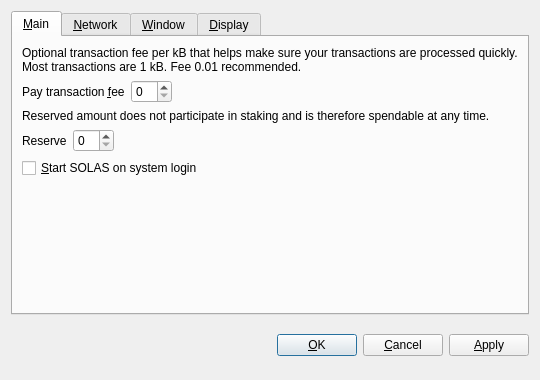
<?xml version="1.0" encoding="UTF-8"?>
<ui version="4.0">
 <class>OptionsDialog</class>
 <widget class="QDialog" name="OptionsDialog">
  <property name="geometry">
   <rect>
    <x>0</x>
    <y>0</y>
    <width>540</width>
    <height>380</height>
   </rect>
  </property>
  <property name="windowTitle">
   <string>Options</string>
  </property>
  <property name="modal">
   <bool>true</bool>
  </property>
  <layout class="QVBoxLayout" name="verticalLayout">
   <item>
    <widget class="QTabWidget" name="tabWidget">
     <property name="tabPosition">
      <enum>QTabWidget::North</enum>
     </property>
     <property name="currentIndex">
      <number>0</number>
     </property>
     <widget class="QWidget" name="tabMain">
      <attribute name="title">
       <string>&amp;Main</string>
      </attribute>
      <layout class="QVBoxLayout" name="verticalLayout_Main">
       <item>
        <widget class="QLabel" name="transactionFeeInfoLabel">
         <property name="text">
          <string>Optional transaction fee per kB that helps make sure your transactions are processed quickly. Most transactions are 1 kB. Fee 0.01 recommended.</string>
         </property>
         <property name="textFormat">
          <enum>Qt::PlainText</enum>
         </property>
         <property name="wordWrap">
          <bool>true</bool>
         </property>
        </widget>
       </item>
       <item>
        <layout class="QHBoxLayout" name="horizontalLayoutFee">
         <item>
          <widget class="QLabel" name="transactionFeeLabel">
           <property name="text">
            <string>Pay transaction &amp;fee</string>
           </property>
           <property name="textFormat">
            <enum>Qt::PlainText</enum>
           </property>
           <property name="buddy">
            <cstring>transactionFee</cstring>
           </property>
          </widget>
         </item>
         <item>
          <widget class="BitcoinAmountField" name="transactionFee"/>
         </item>
         <item>
          <spacer name="horizontalSpacerFee">
           <property name="orientation">
            <enum>Qt::Horizontal</enum>
           </property>
           <property name="sizeHint" stdset="0">
            <size>
             <width>40</width>
             <height>20</height>
            </size>
           </property>
          </spacer>
         </item>
        </layout>
       </item>
       <item>
        <widget class="QLabel" name="reserveBalanceInfoLabel">
         <property name="text">
          <string>Reserved amount does not participate in staking and is therefore spendable at any time.</string>
         </property>
         <property name="textFormat">
          <enum>Qt::PlainText</enum>
         </property>
         <property name="wordWrap">
          <bool>true</bool>
         </property>
        </widget>
       </item>
       <item>
        <layout class="QHBoxLayout" name="horizontalLayoutReserveBalance">
         <item>
          <widget class="QLabel" name="reserveBalanceLabel">
           <property name="text">
            <string>Reserve</string>
           </property>
           <property name="textFormat">
            <enum>Qt::PlainText</enum>
           </property>
           <property name="buddy">
            <cstring>reserveBalance</cstring>
           </property>
          </widget>
         </item>
         <item>
          <widget class="BitcoinAmountField" name="reserveBalance"/>
         </item>
         <item>
          <spacer name="horizontalSpacerReserveBalance">
           <property name="orientation">
            <enum>Qt::Horizontal</enum>
           </property>
           <property name="sizeHint" stdset="0">
            <size>
             <width>40</width>
             <height>20</height>
            </size>
           </property>
          </spacer>
         </item>
        </layout>
       </item>
       <item>
        <widget class="QCheckBox" name="bitcoinAtStartup">
         <property name="toolTip">
          <string>Automatically start SOLAS after logging in to the system.</string>
         </property>
         <property name="text">
          <string>&amp;Start SOLAS on system login</string>
         </property>
        </widget>
       </item>
       <item>
        <spacer name="verticalSpacer_Main">
         <property name="orientation">
          <enum>Qt::Vertical</enum>
         </property>
         <property name="sizeHint" stdset="0">
          <size>
           <width>20</width>
           <height>40</height>
          </size>
         </property>
        </spacer>
       </item>
      </layout>
     </widget>
     <widget class="QWidget" name="tabNetwork">
      <attribute name="title">
       <string>&amp;Network</string>
      </attribute>
      <layout class="QVBoxLayout" name="verticalLayout_Network">
       <item>
        <widget class="QCheckBox" name="mapPortUpnp">
         <property name="toolTip">
          <string>Automatically open the SOLAS client port on the router. This only works when your router supports UPnP and it is enabled.</string>
         </property>
         <property name="text">
          <string>Map port using &amp;UPnP</string>
         </property>
        </widget>
       </item>
       <item>
        <widget class="QCheckBox" name="connectSocks">
         <property name="toolTip">
          <string>Connect to the SOLAS network through a SOCKS proxy (e.g. when connecting through Tor).</string>
         </property>
         <property name="text">
          <string>&amp;Connect through SOCKS proxy:</string>
         </property>
        </widget>
       </item>
       <item>
        <layout class="QHBoxLayout" name="horizontalLayout_Network">
         <item>
          <widget class="QLabel" name="proxyIpLabel">
           <property name="text">
            <string>Proxy &amp;IP:</string>
           </property>
           <property name="textFormat">
            <enum>Qt::PlainText</enum>
           </property>
           <property name="buddy">
            <cstring>proxyIp</cstring>
           </property>
          </widget>
         </item>
         <item>
          <widget class="QValidatedLineEdit" name="proxyIp">
           <property name="maximumSize">
            <size>
             <width>140</width>
             <height>16777215</height>
            </size>
           </property>
           <property name="toolTip">
            <string>IP address of the proxy (e.g. 127.0.0.1)</string>
           </property>
          </widget>
         </item>
         <item>
          <widget class="QLabel" name="proxyPortLabel">
           <property name="text">
            <string>&amp;Port:</string>
           </property>
           <property name="textFormat">
            <enum>Qt::PlainText</enum>
           </property>
           <property name="buddy">
            <cstring>proxyPort</cstring>
           </property>
          </widget>
         </item>
         <item>
          <widget class="QLineEdit" name="proxyPort">
           <property name="maximumSize">
            <size>
             <width>55</width>
             <height>16777215</height>
            </size>
           </property>
           <property name="toolTip">
            <string>Port of the proxy (e.g. 9050)</string>
           </property>
          </widget>
         </item>
         <item>
          <widget class="QLabel" name="socksVersionLabel">
           <property name="text">
            <string>SOCKS &amp;Version:</string>
           </property>
           <property name="textFormat">
            <enum>Qt::PlainText</enum>
           </property>
           <property name="buddy">
            <cstring>socksVersion</cstring>
           </property>
          </widget>
         </item>
         <item>
          <widget class="QValueComboBox" name="socksVersion">
           <property name="toolTip">
            <string>SOCKS version of the proxy (e.g. 5)</string>
           </property>
          </widget>
         </item>
         <item>
          <spacer name="horizontalSpacer_Network">
           <property name="orientation">
            <enum>Qt::Horizontal</enum>
           </property>
           <property name="sizeHint" stdset="0">
            <size>
             <width>40</width>
             <height>20</height>
            </size>
           </property>
          </spacer>
         </item>
        </layout>
       </item>
       <item>
        <spacer name="verticalSpacer_Network">
         <property name="orientation">
          <enum>Qt::Vertical</enum>
         </property>
         <property name="sizeHint" stdset="0">
          <size>
           <width>20</width>
           <height>40</height>
          </size>
         </property>
        </spacer>
       </item>
      </layout>
     </widget>
     <widget class="QWidget" name="tabWindow">
      <attribute name="title">
       <string>&amp;Window</string>
      </attribute>
      <layout class="QVBoxLayout" name="verticalLayout_Window">
       <item>
        <widget class="QCheckBox" name="minimizeToTray">
         <property name="toolTip">
          <string>Show only a tray icon after minimizing the window.</string>
         </property>
         <property name="text">
          <string>&amp;Minimize to the tray instead of the taskbar</string>
         </property>
        </widget>
       </item>
       <item>
        <widget class="QCheckBox" name="minimizeOnClose">
         <property name="toolTip">
          <string>Minimize instead of exit the application when the window is closed. When this option is enabled, the application will be closed only after selecting Quit in the menu.</string>
         </property>
         <property name="text">
          <string>M&amp;inimize on close</string>
         </property>
        </widget>
       </item>
       <item>
        <spacer name="verticalSpacer_Window">
         <property name="orientation">
          <enum>Qt::Vertical</enum>
         </property>
         <property name="sizeHint" stdset="0">
          <size>
           <width>20</width>
           <height>40</height>
          </size>
         </property>
        </spacer>
       </item>
      </layout>
     </widget>
     <widget class="QWidget" name="tabDisplay">
      <attribute name="title">
       <string>&amp;Display</string>
      </attribute>
      <layout class="QVBoxLayout" name="verticalLayout_Display">
       <item>
        <layout class="QHBoxLayout" name="horizontalLayout_1_Display">
         <item>
          <widget class="QLabel" name="langLabel">
           <property name="text">
            <string>User Interface &amp;language:</string>
           </property>
           <property name="textFormat">
            <enum>Qt::PlainText</enum>
           </property>
           <property name="buddy">
            <cstring>lang</cstring>
           </property>
          </widget>
         </item>
         <item>
          <widget class="QValueComboBox" name="lang">
           <property name="toolTip">
            <string>The user interface language can be set here. This setting will take effect after restarting SOLAS.</string>
           </property>
          </widget>
         </item>
        </layout>
       </item>
       <item>
        <layout class="QHBoxLayout" name="horizontalLayout_2_Display">
         <item>
          <widget class="QLabel" name="unitLabel">
           <property name="text">
            <string>&amp;Unit to show amounts in:</string>
           </property>
           <property name="textFormat">
            <enum>Qt::PlainText</enum>
           </property>
           <property name="buddy">
            <cstring>unit</cstring>
           </property>
          </widget>
         </item>
         <item>
          <widget class="QValueComboBox" name="unit">
           <property name="toolTip">
            <string>Choose the default subdivision unit to show in the interface and when sending coins.</string>
           </property>
          </widget>
         </item>
        </layout>
       </item>
       <item>
        <widget class="QCheckBox" name="displayAddresses">
         <property name="toolTip">
          <string>Whether to show SOLAS addresses in the transaction list or not.</string>
         </property>
         <property name="text">
          <string>&amp;Display addresses in transaction list</string>
         </property>
        </widget>
       </item>
       <item>
        <widget class="QCheckBox" name="coinControlFeatures">
         <property name="toolTip">
          <string>Whether to show coin control features or not.</string>
         </property>
         <property name="text">
          <string>Display coin &amp;control features (experts only!)</string>
         </property>
        </widget>
       </item>
       <item>
        <spacer name="verticalSpacer_Display">
         <property name="orientation">
          <enum>Qt::Vertical</enum>
         </property>
         <property name="sizeHint" stdset="0">
          <size>
           <width>20</width>
           <height>40</height>
          </size>
         </property>
        </spacer>
       </item>
      </layout>
     </widget>
    </widget>
   </item>
   <item>
    <layout class="QHBoxLayout" name="horizontalLayout_Buttons">
     <item>
      <spacer name="horizontalSpacer_1">
       <property name="orientation">
        <enum>Qt::Horizontal</enum>
       </property>
       <property name="sizeHint" stdset="0">
        <size>
         <width>40</width>
         <height>48</height>
        </size>
       </property>
      </spacer>
     </item>
     <item>
      <widget class="QLabel" name="statusLabel">
       <property name="font">
        <font>
         <weight>75</weight>
         <bold>true</bold>
        </font>
       </property>
       <property name="text">
        <string/>
       </property>
       <property name="textFormat">
        <enum>Qt::PlainText</enum>
       </property>
       <property name="wordWrap">
        <bool>true</bool>
       </property>
      </widget>
     </item>
     <item>
      <spacer name="horizontalSpacer_2">
       <property name="orientation">
        <enum>Qt::Horizontal</enum>
       </property>
       <property name="sizeHint" stdset="0">
        <size>
         <width>40</width>
         <height>48</height>
        </size>
       </property>
      </spacer>
     </item>
     <item>
      <widget class="QPushButton" name="okButton">
       <property name="text">
        <string>&amp;OK</string>
       </property>
      </widget>
     </item>
     <item>
      <widget class="QPushButton" name="cancelButton">
       <property name="text">
        <string>&amp;Cancel</string>
       </property>
       <property name="autoDefault">
        <bool>false</bool>
       </property>
      </widget>
     </item>
     <item>
      <widget class="QPushButton" name="applyButton">
       <property name="text">
        <string>&amp;Apply</string>
       </property>
       <property name="autoDefault">
        <bool>false</bool>
       </property>
      </widget>
     </item>
    </layout>
   </item>
  </layout>
 </widget>
 <customwidgets>
  <customwidget>
   <class>BitcoinAmountField</class>
   <extends>QSpinBox</extends>
   <header>bitcoinamountfield.h</header>
  </customwidget>
  <customwidget>
   <class>QValueComboBox</class>
   <extends>QComboBox</extends>
   <header>qvaluecombobox.h</header>
  </customwidget>
  <customwidget>
   <class>QValidatedLineEdit</class>
   <extends>QLineEdit</extends>
   <header>qvalidatedlineedit.h</header>
  </customwidget>
 </customwidgets>
 <resources/>
 <connections/>
</ui>
